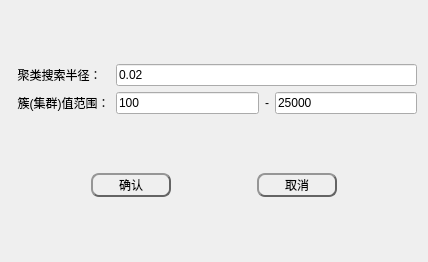
<?xml version="1.0" encoding="UTF-8"?>
<ui version="4.0">
 <class>ECEDlgClass</class>
 <widget class="QWidget" name="ECEDlgClass">
  <property name="geometry">
   <rect>
    <x>0</x>
    <y>0</y>
    <width>428</width>
    <height>262</height>
   </rect>
  </property>
  <property name="windowTitle">
   <string>欧式聚类分割</string>
  </property>
  <layout class="QGridLayout" name="gridLayout">
   <item row="0" column="0">
    <layout class="QGridLayout" name="gridLayout_3">
     <item row="1" column="0">
      <widget class="QLabel" name="label_7">
       <property name="text">
        <string>  簇(集群)值范围：</string>
       </property>
      </widget>
     </item>
     <item row="0" column="2">
      <widget class="QLineEdit" name="ClusterTolerance">
       <property name="text">
        <string>0.02</string>
       </property>
      </widget>
     </item>
     <item row="0" column="0">
      <widget class="QLabel" name="label_6">
       <property name="text">
        <string>  聚类搜索半径：</string>
       </property>
      </widget>
     </item>
     <item row="1" column="2">
      <layout class="QHBoxLayout" name="horizontalLayout">
       <item>
        <widget class="QLineEdit" name="MinClusterSize">
         <property name="text">
          <string>100</string>
         </property>
        </widget>
       </item>
       <item>
        <widget class="QLabel" name="label_14">
         <property name="text">
          <string>-</string>
         </property>
        </widget>
       </item>
       <item>
        <widget class="QLineEdit" name="MaxClusterSize">
         <property name="text">
          <string>25000</string>
         </property>
        </widget>
       </item>
      </layout>
     </item>
    </layout>
   </item>
   <item row="2" column="0">
    <layout class="QHBoxLayout" name="horizontalLayout_2">
     <item>
      <spacer name="horizontalSpacer_4">
       <property name="orientation">
        <enum>Qt::Horizontal</enum>
       </property>
       <property name="sizeHint" stdset="0">
        <size>
         <width>40</width>
         <height>20</height>
        </size>
       </property>
      </spacer>
     </item>
     <item>
      <widget class="QPushButton" name="btn_ok">
       <property name="minimumSize">
        <size>
         <width>80</width>
         <height>24</height>
        </size>
       </property>
       <property name="styleSheet">
        <string notr="true">QPushButton{
	color: rgb(0, 0, 0);
	background-color: rgba(255, 255, 255,0);
	border:2px outset rgb(100, 100, 100);
	border-radius:8px;
  	text-align: center center;
} 

/*鼠标放在按钮上方*/
QPushButton:hover:enabled {
	background-color: rgba(255, 255, 255,150);
	border:2px outset rgba(100, 100, 100,150);
} 

/*鼠标点击按钮*/
QPushButton:pressed:enabled {
	background-color: rgba(255, 255, 255,255);
	border:4px outset rgba(100, 100, 100,255);
}

QPushButton:enabled{ 
	color: rgb(0, 0, 0);
	background-color: rgba(255, 255, 255,0);
	border:2px outset rgb(100, 100, 100);
}

QPushButton:disabled{ 
	color: rgb(150, 150, 150);
	background-color: rgba(150, 150, 150,0);
	border:2px outset rgb(100, 100, 100);
}</string>
       </property>
       <property name="text">
        <string>确认</string>
       </property>
      </widget>
     </item>
     <item>
      <spacer name="horizontalSpacer_5">
       <property name="orientation">
        <enum>Qt::Horizontal</enum>
       </property>
       <property name="sizeHint" stdset="0">
        <size>
         <width>40</width>
         <height>20</height>
        </size>
       </property>
      </spacer>
     </item>
     <item>
      <widget class="QPushButton" name="btn_cancel">
       <property name="minimumSize">
        <size>
         <width>80</width>
         <height>24</height>
        </size>
       </property>
       <property name="styleSheet">
        <string notr="true">QPushButton{
	color: rgb(0, 0, 0);
	background-color: rgba(255, 255, 255,0);
	border:2px outset rgb(100, 100, 100);
	border-radius:8px;
  	text-align: center center;
} 

/*鼠标放在按钮上方*/
QPushButton:hover:enabled {
	background-color: rgba(255, 255, 255,150);
	border:2px outset rgba(100, 100, 100,150);
} 

/*鼠标点击按钮*/
QPushButton:pressed:enabled {
	background-color: rgba(255, 255, 255,255);
	border:4px outset rgba(100, 100, 100,255);
}

QPushButton:enabled{ 
	color: rgb(0, 0, 0);
	background-color: rgba(255, 255, 255,0);
	border:2px outset rgb(100, 100, 100);
}

QPushButton:disabled{ 
	color: rgb(150, 150, 150);
	background-color: rgba(150, 150, 150,0);
	border:2px outset rgb(100, 100, 100);
}</string>
       </property>
       <property name="text">
        <string>取消</string>
       </property>
      </widget>
     </item>
     <item>
      <spacer name="horizontalSpacer_6">
       <property name="orientation">
        <enum>Qt::Horizontal</enum>
       </property>
       <property name="sizeHint" stdset="0">
        <size>
         <width>40</width>
         <height>20</height>
        </size>
       </property>
      </spacer>
     </item>
    </layout>
   </item>
  </layout>
 </widget>
 <layoutdefault spacing="6" margin="11"/>
 <resources/>
 <connections/>
</ui>
